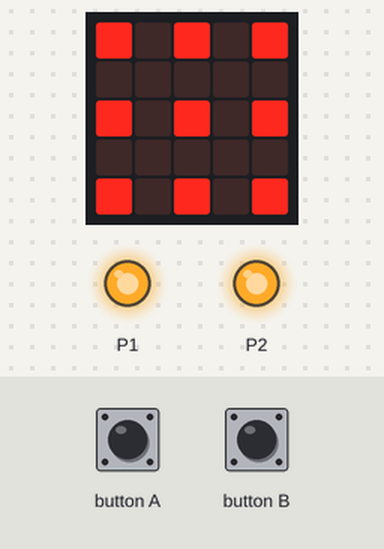
A program run on a simulated BBC micro:bit (MakeCode). Shown: the board's 5×5 LED display, output pins drawn as LEDs (lit = HIGH). The test bench sets the inputs (shaded band).

Above: at 1.6 s.
1.7 s: button A pressed for 0.15 s
At 1.86 s:
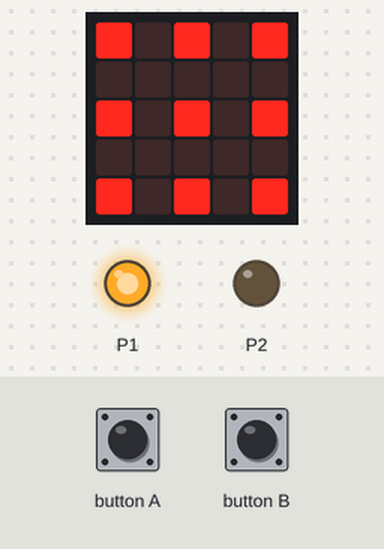
3.3 s: button B pressed for 0.15 s
At 3.46 s:
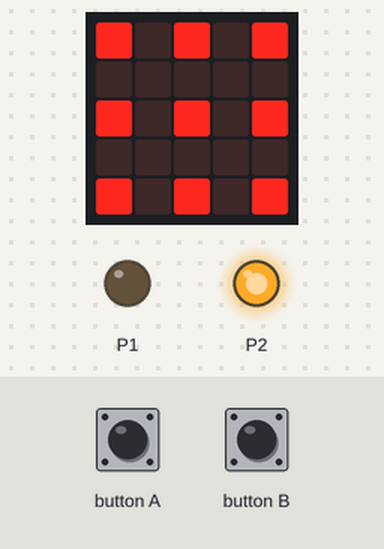
Timing chart, 0 to 6.3 s (numbered marks = the images above; inputs shaded):
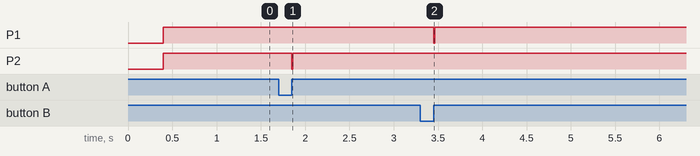

The program:

main.ts
```typescript
input.onButtonPressed(Button.A, function () {
    pins.digitalWritePin(DigitalPin.P1, 1)
    pins.digitalWritePin(DigitalPin.P2, 0)
})
input.onButtonPressed(Button.B, function () {
    pins.digitalWritePin(DigitalPin.P1, 0)
})
basic.showLeds(`
    # . # . #
    . . . . .
    # . # . #
    . . . . .
    # . # . #
    `)
basic.forever(function () {
    pins.digitalWritePin(DigitalPin.P2, 1)
    pins.digitalWritePin(DigitalPin.P1, 1)
})
```

test.ts
```typescript
// tests gaan hier; deze zal niet worden gecompileerd wanneer dit pakket wordt gebruikt als extensie.
```

Measured:
- after the input at 1.7 s, P2: HIGH → LOW after 0.15 s, → HIGH 0.01 s later
- after the input at 3.3 s, P1: HIGH → LOW after 0.15 s, → HIGH 0.01 s later
